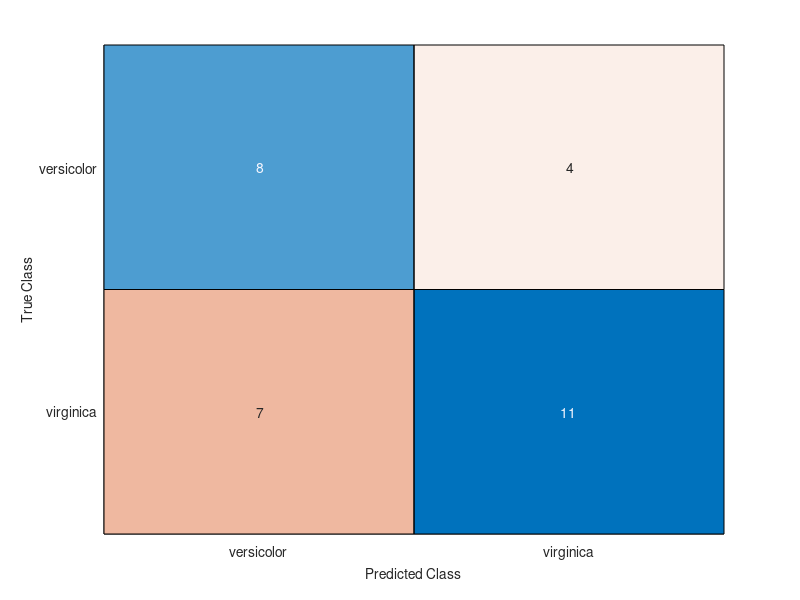

Reproduce this figure in MATLAB. (Note: this script raises an error after producing the figure.)
load fisheriris
rng('default')

inds = ~strcmp(species, 'setosa');
X = meas(inds, 1:2);
y = species(inds);

n = length(y);
hpartition   = cvpartition(n, 'Holdout', 0.3);

idxTrain     = training(hpartition);
measTrain    = X(idxTrain,:);
speciesTrain = y(idxTrain);
idxTest      = test(hpartition);
measTest     = X(idxTest,:);
speciesTest  = y(idxTest);

SVMModel = fitcsvm(measTrain, speciesTrain);
predictedSpecies = predict(SVMModel, measTest);
figure, confusionchart(speciesTest, predictedSpecies);

treeModel = fitctree(measTrain, speciesTrain);
predictedSpecies = predict(treeModel, measTest);
figure, confusionchart(speciesTest, predictedSpecies);

KnnModel = fitctree(measTrain, speciesTrain);
predictedSpecies = predict(KnnModel, measTest);
figure, confusionchart(speciesTest, predictedSpecies);